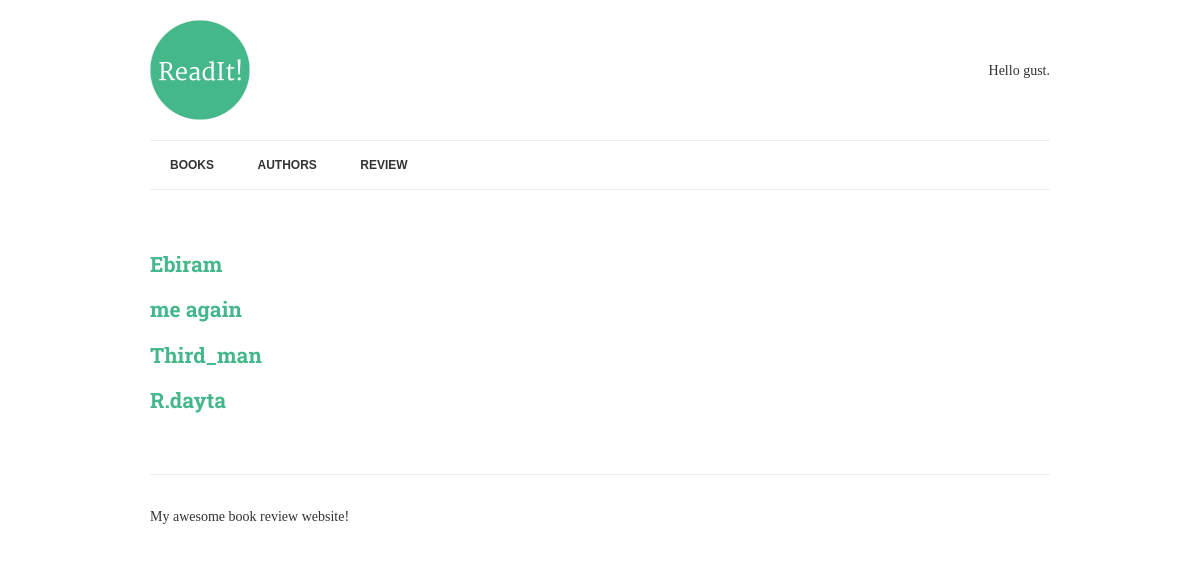
/authors/, run on an earlier commit of the app's database.
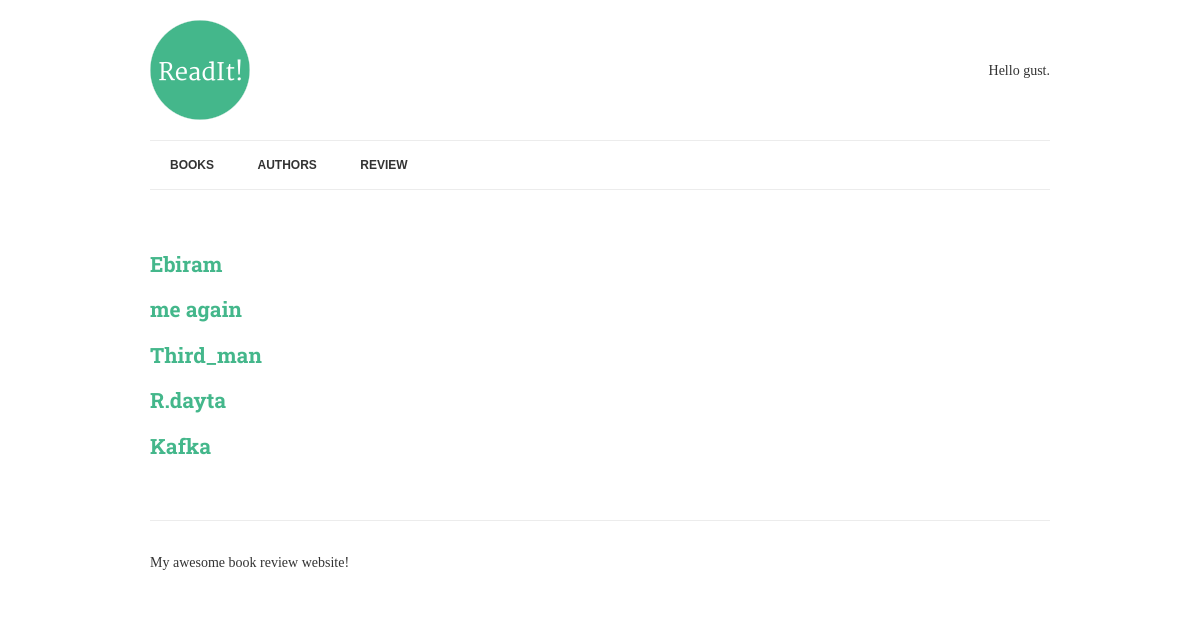
And on a later commit of the database.
### books/models.py (models this page shows, shortened)
class Author(models.Model):
	name = models.CharField(max_length=70,help_text=' Use pen name,not Real name',
							 unique=True)

### books/views.py (the view)
# urls.py: path('authors/',AuthorList.as_view(),name="authors"),
class AuthorList(View):
    def get(self, request):
        authors=Author.objects.annotate( #count wich authors how many books have.
            published_books=Count('books')
        ).filter(
			published_books__gt=0
		) #filter only authors that have at least 1 publish books
        context= {
             "authors":authors, #this related with authors.html file for knows as authors
        }
        return render(request, "authors.html", context)

### books/templates/authors.html
{% extends "base.html" %}
{% block content %}
        {% for author in authors %}  <! -- authors in this loop related to the contex (dictionary var) in views.py file-->
            <h2><a href="{% url 'author-detail' author.pk%}"> {{author.name}} </a></h2>
        {% endfor %}
{% endblock %}

What changed in the data, as far as the page shows it:
added Author: name "Kafka"
